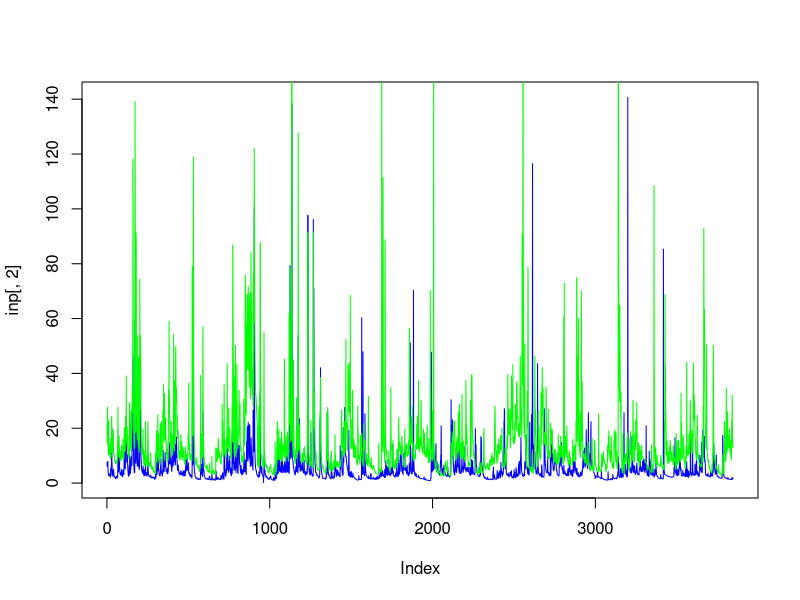
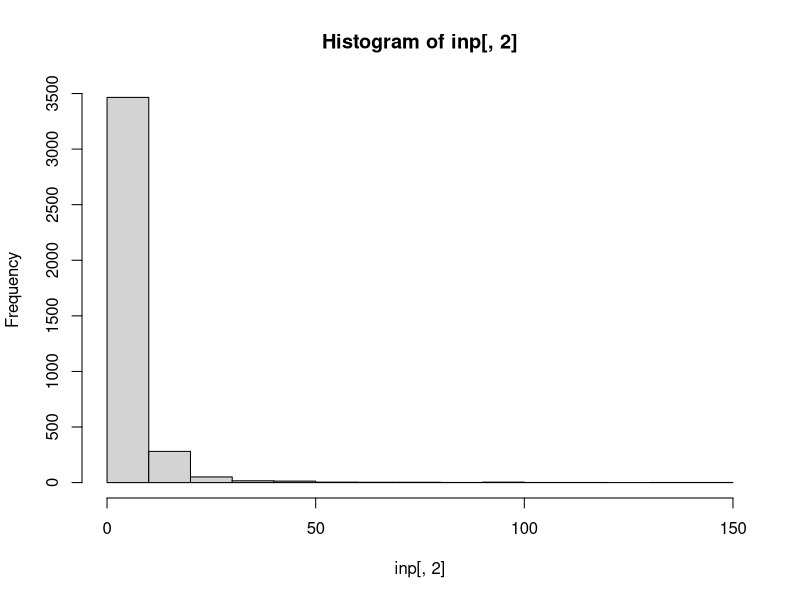
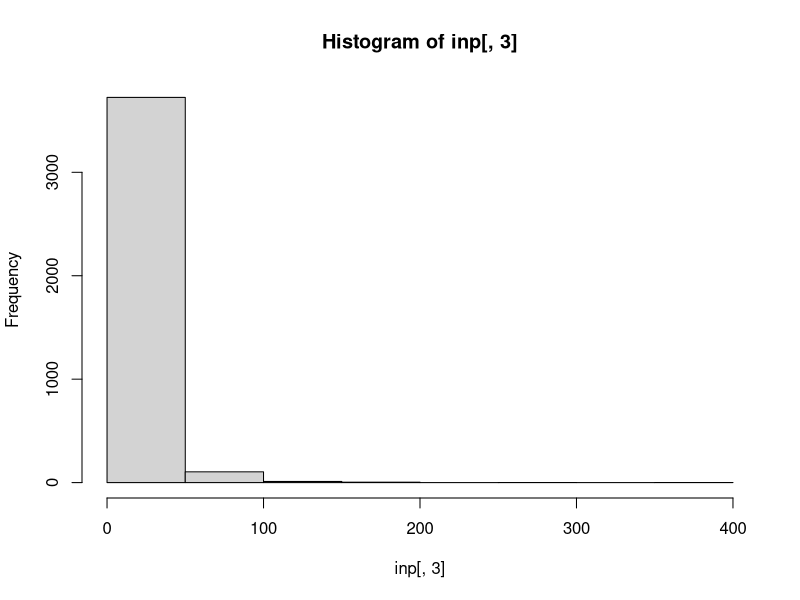
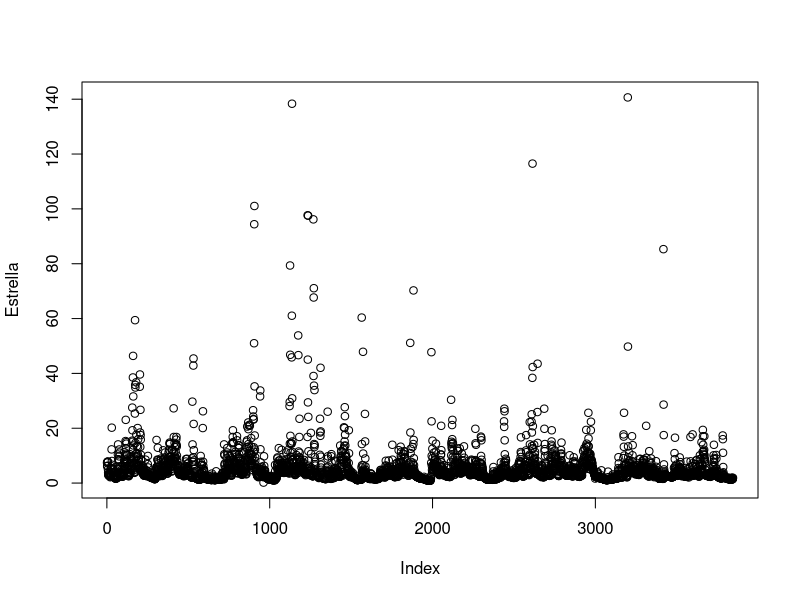
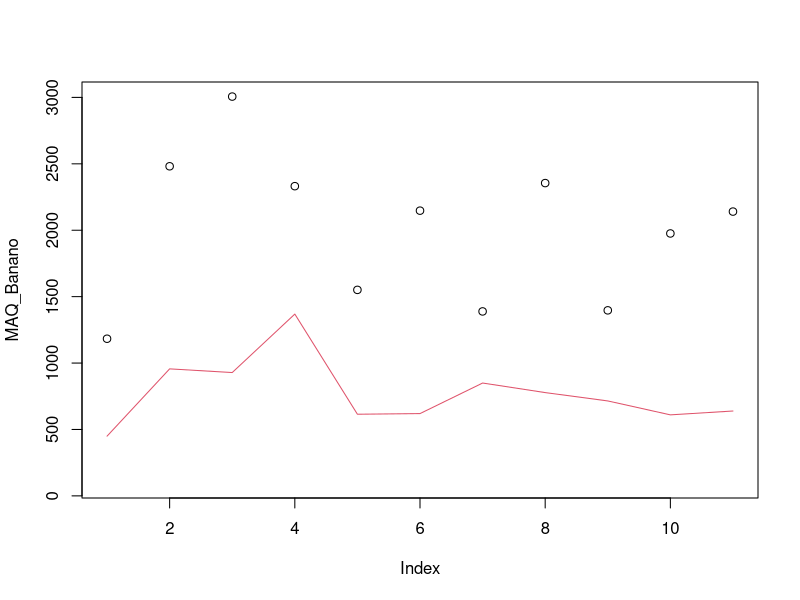
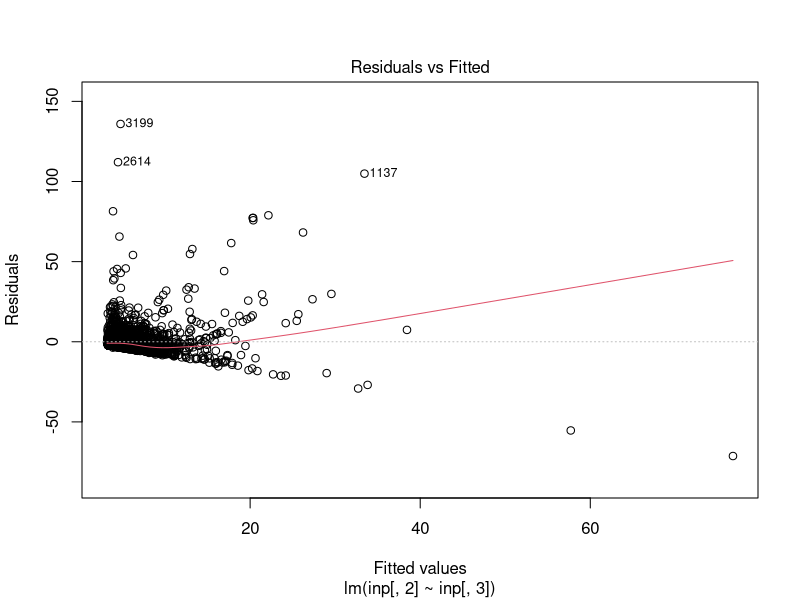
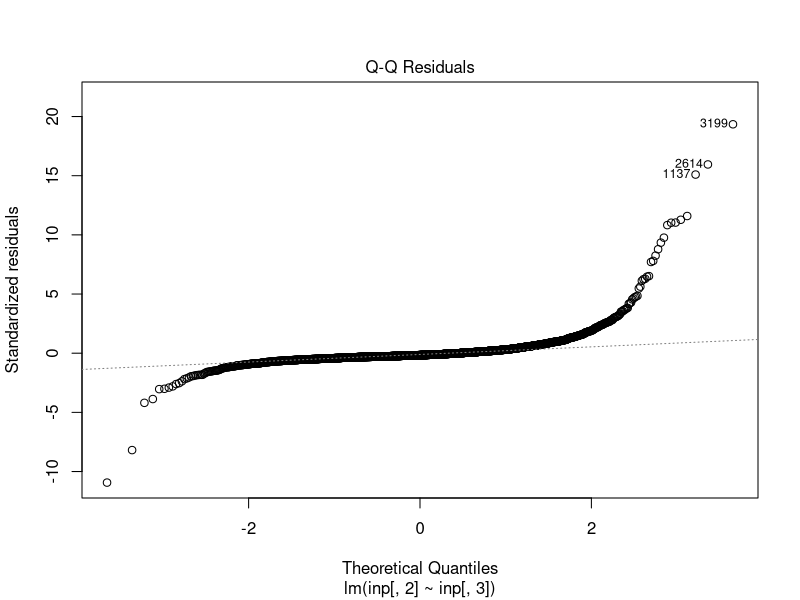
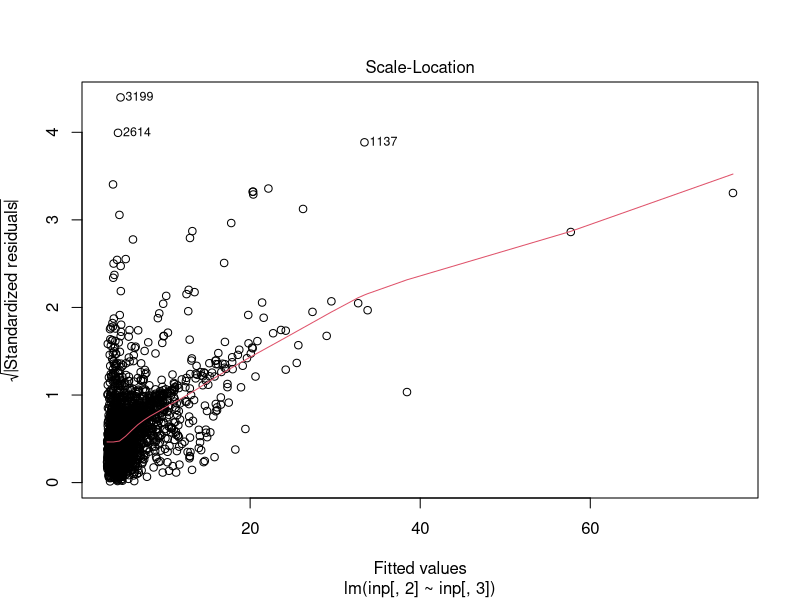

The R source for these figures, in order:
#datos hidrologicos ejercicio explorativo 

inp <- read.csv("FDC.csv", na.strings = "")

inp <- read.csv("FDC.csv")

head(inp)
dim(inp)

inp[!complete.cases(inp),]

#newinp <- na.omit

plot(inp[,2], type = "l", col="blue")
lines(inp[,3], col="green")

summary(inp[,2:3])
hist(inp[,2])
hist(inp[,3])

names(inp) <- c("fecha", "Estrella", "Banano")
attach(inp)
plot(Estrella)

tempdate <- strptime(inp[,1], format= "%d/%m/%Y")

MAQ_Estrella <- tapply(Estrella, format(tempdate, format= "%Y"), FUN=sum)
MAQ_Banano <- tapply(Banano, format(tempdate, format= "%Y"), FUN=sum)

write.csv(rbind(MAQ_Estrella, MAQ_Banano), file="MAQ.csv")

plot(MAQ_Banano, ylim=c(100,3000))
lines(MAQ_Estrella, col=2)

MMQ_Estrella <- tapply(Estrella, format(tempdate, format= "%m"), FUN=sum)
MMQ_Banano <- tapply(Banano, format(tempdate, format= "%m"), FUN=sum)

#Analisis de correlacion

corinp <- cor (inp[,2:3] , method= "spearman")

inp.lm <- lm(inp[,2] ~ inp[,3], data=inp)
summary(inp.lm)

plot(inp.lm)
